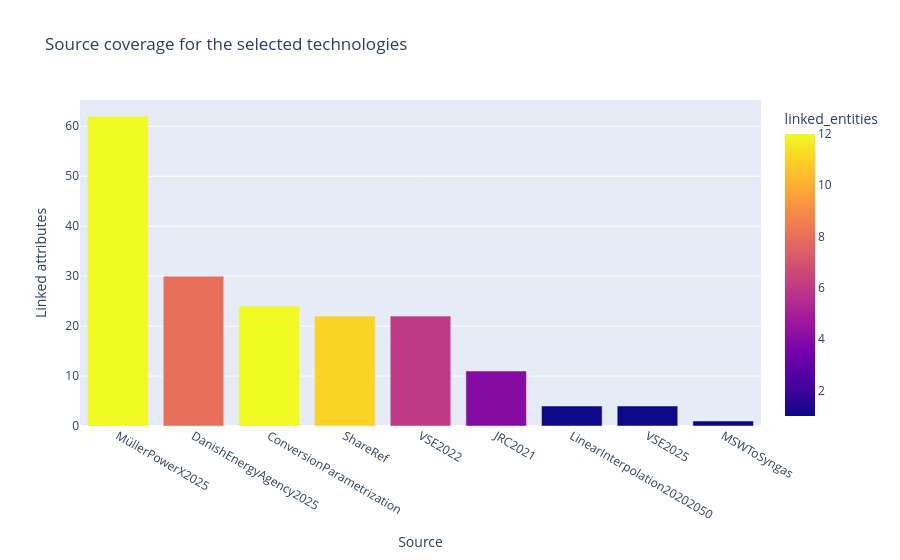
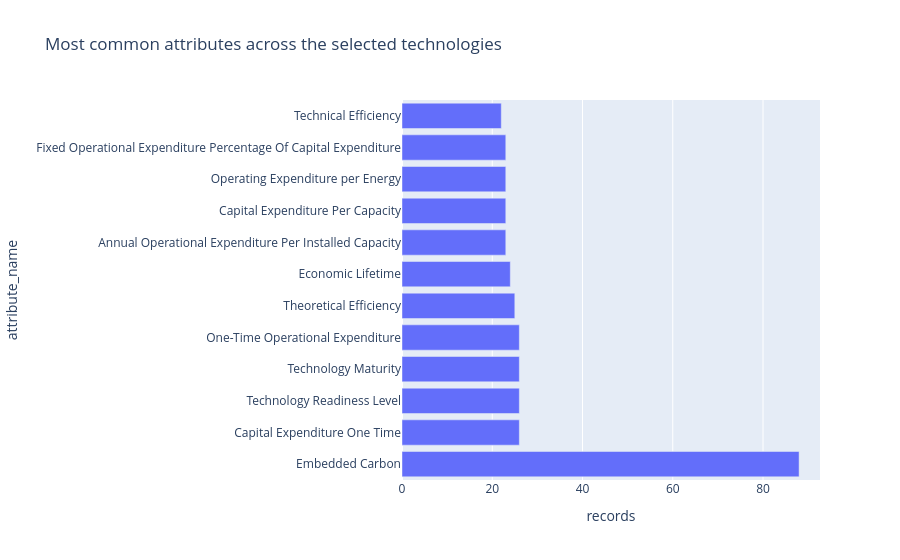
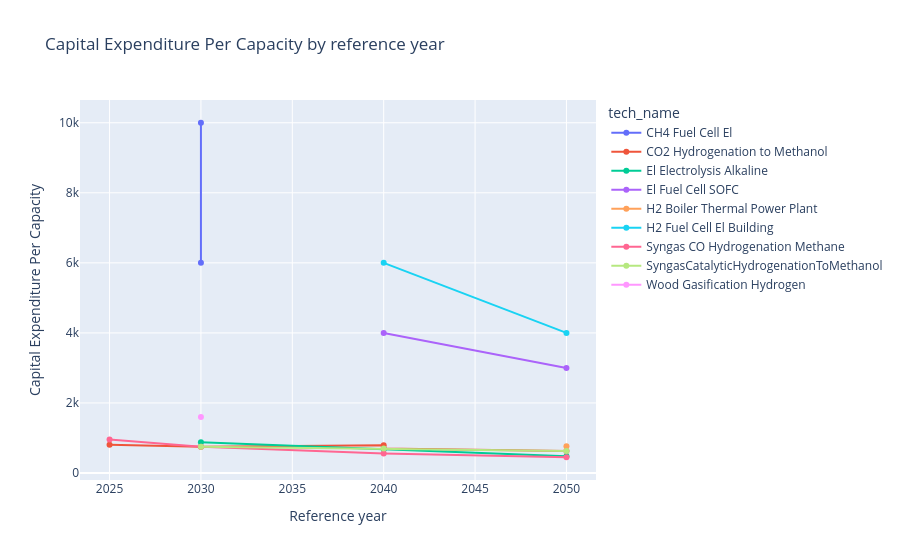

Notebook cell for these charts, in order:
### Markdown cell above
### Step 3B: Run The Technology Search And Read The Outputs

What this step does:
- filters the entity table using your keywords
- shows the matching entities first
- summarizes which sources support those entities
- summarizes which attributes appear most often
- plots the selected numeric attribute across years

Instruction:
- Run the next cell.
- Read the outputs from top to bottom.
- For a live demo, start with the table, then the source bar chart, then the final trend line.

### Code cell
# Prepare the filtered tables used across the displays and charts below.
technology_analysis = prepare_technology_analysis(
    entities_df,
    values_df,
    sources_df,
    technology_keywords,
    attribute_of_interest,
)

selected_entities = technology_analysis["selected_entities"]
selected_source_summary = technology_analysis["selected_source_summary"]
selected_attribute_summary = technology_analysis["selected_attribute_summary"]
selected_attribute_values = technology_analysis["selected_attribute_values"]

display(
    preview_entities(selected_entities, limit=len(selected_entities))
)

px.bar(
    selected_source_summary,
    x="source_name",
    y="linked_attributes",
    color="linked_entities",
    title="Source coverage for the selected technologies",
    labels={"source_name": "Source", "linked_attributes": "Linked attributes"},
).show()

px.bar(
    selected_attribute_summary,
    x="records",
    y="attribute_name",
    orientation="h",
    title="Most common attributes across the selected technologies",
).show()

# Show the exact rows behind the final comparison chart.
display(
    selected_attribute_values[
        [
            "linked_entity_id",
            "tech_name",
            "process_name",
            "reference_year",
            "attribute_name",
            "value",
            "time_index",
        ]
    ]
)

px.line(
    selected_attribute_values,
    x="reference_year",
    y="value_numeric",
    color="tech_name",
    markers=True,
    hover_data=["process_name", "linked_entity_id", "time_index"],
    title=f"{attribute_of_interest} by reference year",
    labels={"reference_year": "Reference year", "value_numeric": attribute_of_interest},
).show()

### Figure 1 — Plotly figure (JSON) as saved in the notebook; plotly's stock layout.template omitted (floating-point values rounded to 4 significant figures)
{"data": [{"hovertemplate": "Source=%{x}<br>Linked attributes=%{y}<br>linked_entities=%{marker.color}<extra></extra>", "legendgroup": "", "marker": {"color": [12, 8, 12, 11, 6, 4, 1, 1, 1], "coloraxis": "coloraxis", "pattern": {"shape": ""}}, "name": "", "orientation": "v", "showlegend": false, "textposition": "auto", "type": "bar", "x": ["MüllerPowerX2025", "DanishEnergyAgency2025", "ConversionParametrization", "ShareRef", "VSE2022", "JRC2021", "LinearInterpolation20202050", "VSE2025", "MSWToSyngas"], "xaxis": "x", "y": [62, 30, 24, 22, 22, 11, 4, 4, 1], "yaxis": "y"}], "layout": {"barmode": "relative", "coloraxis": {"colorbar": {"title": {"text": "linked_entities"}}, "colorscale": [[0, "#0d0887"], [0.1111, "#46039f"], [0.2222, "#7201a8"], [0.3333, "#9c179e"], [0.4444, "#bd3786"], [0.5556, "#d8576b"], [0.6667, "#ed7953"], [0.7778, "#fb9f3a"], [0.8889, "#fdca26"], [1, "#f0f921"]]}, "legend": {"tracegroupgap": 0}, "title": {"text": "Source coverage for the selected technologies"}, "xaxis": {"anchor": "y", "domain": [0, 1], "title": {"text": "Source"}}, "yaxis": {"anchor": "x", "domain": [0, 1], "title": {"text": "Linked attributes"}}}}

### Figure 2 — Plotly figure (JSON) as saved in the notebook; plotly's stock layout.template omitted (floating-point values rounded to 4 significant figures)
{"data": [{"hovertemplate": "records=%{x}<br>attribute_name=%{y}<extra></extra>", "legendgroup": "", "marker": {"color": "#636efa", "pattern": {"shape": ""}}, "name": "", "orientation": "h", "showlegend": false, "textposition": "auto", "type": "bar", "x": [88, 26, 26, 26, 26, 25, 24, 23, 23, 23, 23, 22], "xaxis": "x", "y": ["Embedded Carbon", "Capital Expenditure One Time", "Technology Readiness Level", "Technology Maturity", "One-Time Operational Expenditure", "Theoretical Efficiency", "Economic Lifetime", "Annual Operational Expenditure Per Installed Capacity", "Capital Expenditure Per Capacity", "Operating Expenditure per Energy", "Fixed Operational Expenditure Percentage Of Capital Expenditure", "Technical Efficiency"], "yaxis": "y"}], "layout": {"barmode": "relative", "legend": {"tracegroupgap": 0}, "title": {"text": "Most common attributes across the selected technologies"}, "xaxis": {"anchor": "y", "domain": [0, 1], "title": {"text": "records"}}, "yaxis": {"anchor": "x", "domain": [0, 1], "title": {"text": "attribute_name"}}}}

### Figure 3 — Plotly figure (JSON) as saved in the notebook; plotly's stock layout.template omitted (floating-point values rounded to 4 significant figures)
{"data": [{"customdata": [["Methane-Fueled Fuel Cell Electricity and Heat Generation", "LE_00005", 2030], ["Methane-Fueled Fuel Cell Electricity and Heat Generation", "LE_00006", 2030]], "hovertemplate": "tech_name=CH4 Fuel Cell El<br>Reference year=%{x}<br>Capital Expenditure Per Capacity=%{y}<br>process_name=%{customdata[0]}<br>linked_entity_id=%{customdata[1]}<br>time_index=%{customdata[2]}<extra></extra>", "legendgroup": "CH4 Fuel Cell El", "line": {"color": "#636efa", "dash": "solid"}, "marker": {"symbol": "circle"}, "mode": "lines+markers", "name": "CH4 Fuel Cell El", "orientation": "v", "showlegend": true, "type": "scatter", "x": [2030, 2030], "xaxis": "x", "y": [6000.0, 10000.0], "yaxis": "y"}, {"customdata": [["Methanol Synthesis", "LE_00058", 2025], ["Methanol Synthesis", "LE_00059", 2030], ["Methanol Synthesis", "LE_00060", 2040], ["Methanol Synthesis", "LE_00061", 2040], ["Methanol Synthesis", "LE_00062", 2050]], "hovertemplate": "tech_name=CO2 Hydrogenation to Methanol<br>Reference year=%{x}<br>Capital Expenditure Per Capacity=%{y}<br>process_name=%{customdata[0]}<br>linked_entity_id=%{customdata[1]}<br>time_index=%{customdata[2]}<extra></extra>", "legendgroup": "CO2 Hydrogenation to Methanol", "line": {"color": "#EF553B", "dash": "solid"}, "marker": {"symbol": "circle"}, "mode": "lines+markers", "name": "CO2 Hydrogenation to Methanol", "orientation": "v", "showlegend": true, "type": "scatter", "x": [2025, 2030, 2040, 2040, 2050], "xaxis": "x", "y": [810.0, 750.0, 793.0, 700.0, 630.0], "yaxis": "y"}, {"customdata": [["Hydrogen Production via Alkaline Electrolysis", "LE_00064", 2030], ["Hydrogen Production via Alkaline Electrolysis", "LE_00065", 2040], ["Hydrogen Production via Alkaline Electrolysis", "LE_00066", 2050]], "hovertemplate": "tech_name=El Electrolysis Alkaline<br>Reference year=%{x}<br>Capital Expenditure Per Capacity=%{y}<br>process_name=%{customdata[0]}<br>linked_entity_id=%{customdata[1]}<br>time_index=%{customdata[2]}<extra></extra>", "legendgroup": "El Electrolysis Alkaline", "line": {"color": "#00cc96", "dash": "solid"}, "marker": {"symbol": "circle"}, "mode": "lines+markers", "name": "El Electrolysis Alkaline", "orientation": "v", "showlegend": true, "type": "scatter", "x": [2030, 2040, 2050], "xaxis": "x", "y": [875.0, 675.0, 475.0], "yaxis": "y"}, {"customdata": [["Methane-Fueled Fuel Cell Electricity and Heat Generation", "LE_00010", 2040], ["Methane-Fueled Fuel Cell Electricity and Heat Generation", "LE_00011", 2050]], "hovertemplate": "tech_name=El Fuel Cell SOFC<br>Reference year=%{x}<br>Capital Expenditure Per Capacity=%{y}<br>process_name=%{customdata[0]}<br>linked_entity_id=%{customdata[1]}<br>time_index=%{customdata[2]}<extra></extra>", "legendgroup": "El Fuel Cell SOFC", "line": {"color": "#ab63fa", "dash": "solid"}, "marker": {"symbol": "circle"}, "mode": "lines+markers", "name": "El Fuel Cell SOFC", "orientation": "v", "showlegend": true, "type": "scatter", "x": [2040, 2050], "xaxis": "x", "y": [4000.0, 3000.0], "yaxis": "y"}, {"customdata": [["Hydrogen-Fueled Boiler", "LE_00042", 2050]], "hovertemplate": "tech_name=H2 Boiler Thermal Power Plant<br>Reference year=%{x}<br>Capital Expenditure Per Capacity=%{y}<br>process_name=%{customdata[0]}<br>linked_entity_id=%{customdata[1]}<br>time_index=%{customdata[2]}<extra></extra>", "legendgroup": "H2 Boiler Thermal Power Plant", "line": {"color": "#FFA15A", "dash": "solid"}, "marker": {"symbol": "circle"}, "mode": "lines+markers", "name": "H2 Boiler Thermal Power Plant", "orientation": "v", "showlegend": true, "type": "scatter", "x": [2050], "xaxis": "x", "y": [765.0], "yaxis": "y"}, {"customdata": [["Methane-Fueled Fuel Cell Electricity and Heat Generation", "LE_00012", 2040], ["Methane-Fueled Fuel Cell Electricity and Heat Generation", "LE_00013", 2050]], "hovertemplate": "tech_name=H2 Fuel Cell El Building<br>Reference year=%{x}<br>Capital Expenditure Per Capacity=%{y}<br>process_name=%{customdata[0]}<br>linked_entity_id=%{customdata[1]}<br>time_index=%{customdata[2]}<extra></extra>", "legendgroup": "H2 Fuel Cell El Building", "line": {"color": "#19d3f3", "dash": "solid"}, "marker": {"symbol": "circle"}, "mode": "lines+markers", "name": "H2 Fuel Cell El Building", "orientation": "v", "showlegend": true, "type": "scatter", "x": [2040, 2050], "xaxis": "x", "y": [6000.0, 4000.0], "yaxis": "y"}, {"customdata": [["Sabatier Reactor", "LE_00075", 2025], ["Sabatier Reactor", "LE_00076", 2030], ["Sabatier Reactor", "LE_00077", 2040], ["Sabatier Reactor", "LE_00078", 2050]], "hovertemplate": "tech_name=Syngas CO Hydrogenation Methane<br>Reference year=%{x}<br>Capital Expenditure Per Capacity=%{y}<br>process_name=%{customdata[0]}<br>linked_entity_id=%{customdata[1]}<br>time_index=%{customdata[2]}<extra></extra>", "legendgroup": "Syngas CO Hydrogenation Methane", "line": {"color": "#FF6692", "dash": "solid"}, "marker": {"symbol": "circle"}, "mode": "lines+markers", "name": "Syngas CO Hydrogenation Methane", "orientation": "v", "showlegend": true, "type": "scatter", "x": [2025, 2030, 2040, 2050], "xaxis": "x", "y": [960.0, 750.0, 560.0, 450.0], "yaxis": "y"}, {"customdata": [["Methanol Synthesis", "LE_00079", 2030], ["Methanol Synthesis", "LE_00080", 2040], ["Methanol Synthesis", "LE_00081", 2050]], "hovertemplate": "tech_name=SyngasCatalyticHydrogenationToMethanol<br>Reference year=%{x}<br>Capital Expenditure Per Capacity=%{y}<br>process_name=%{customdata[0]}<br>linked_entity_id=%{customdata[1]}<br>time_index=%{customdata[2]}<extra></extra>", "legendgroup": "SyngasCatalyticHydrogenationToMethanol", "line": {"color": "#B6E880", "dash": "solid"}, "marker": {"symbol": "circle"}, "mode": "lines+markers", "name": "SyngasCatalyticHydrogenationToMethanol", "orientation": "v", "showlegend": true, "type": "scatter", "x": [2030, 2040, 2050], "xaxis": "x", "y": [750.0, 700.0, 630.0], "yaxis": "y"}, {"customdata": [["Municipal Solid Waste Gasification to Syngas", "LE_00084", 2030]], "hovertemplate": "tech_name=Wood Gasification Hydrogen<br>Reference year=%{x}<br>Capital Expenditure Per Capacity=%{y}<br>process_name=%{customdata[0]}<br>linked_entity_id=%{customdata[1]}<br>time_index=%{customdata[2]}<extra></extra>", "legendgroup": "Wood Gasification Hydrogen", "line": {"color": "#FF97FF", "dash": "solid"}, "marker": {"symbol": "circle"}, "mode": "lines+markers", "name": "Wood Gasification Hydrogen", "orientation": "v", "showlegend": true, "type": "scatter", "x": [2030], "xaxis": "x", "y": [1600.0], "yaxis": "y"}], "layout": {"legend": {"title": {"text": "tech_name"}, "tracegroupgap": 0}, "title": {"text": "Capital Expenditure Per Capacity by reference year"}, "xaxis": {"anchor": "y", "domain": [0, 1], "title": {"text": "Reference year"}}, "yaxis": {"anchor": "x", "domain": [0, 1], "title": {"text": "Capital Expenditure Per Capacity"}}}}
